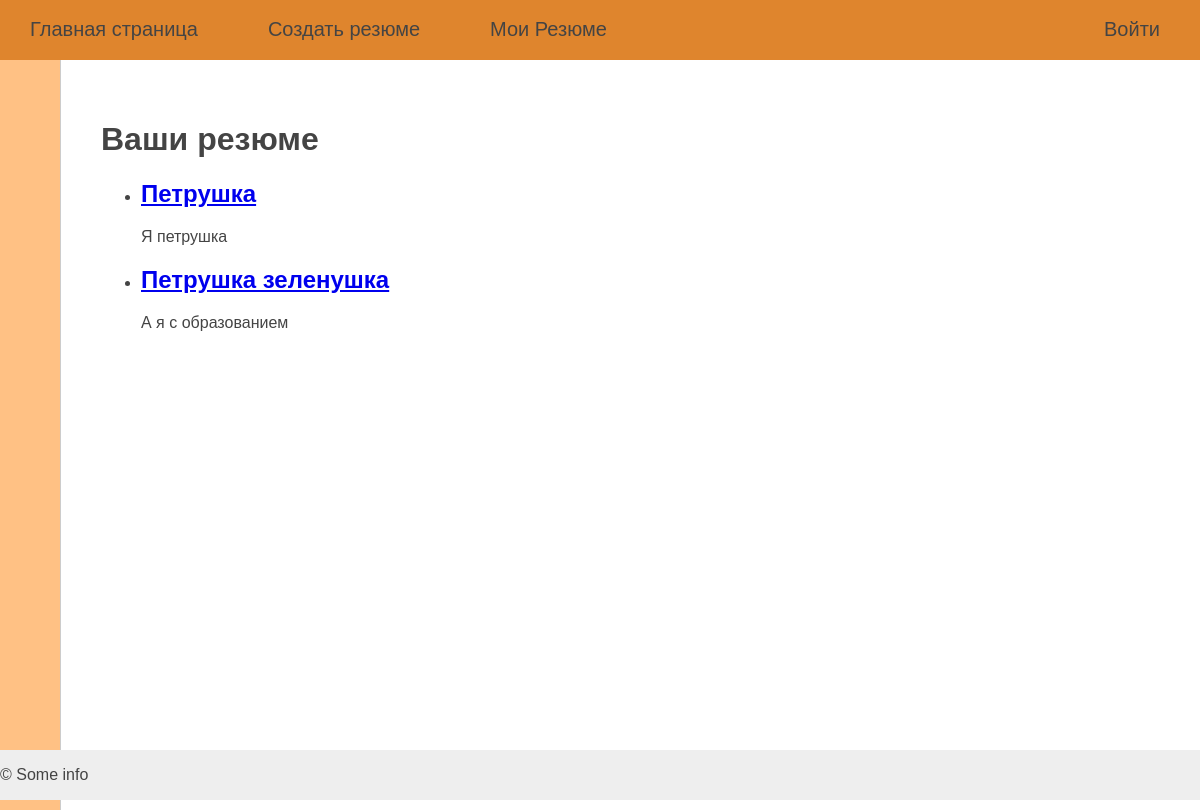
The page /myresumes/ (signed in) on the database as committed earlier.
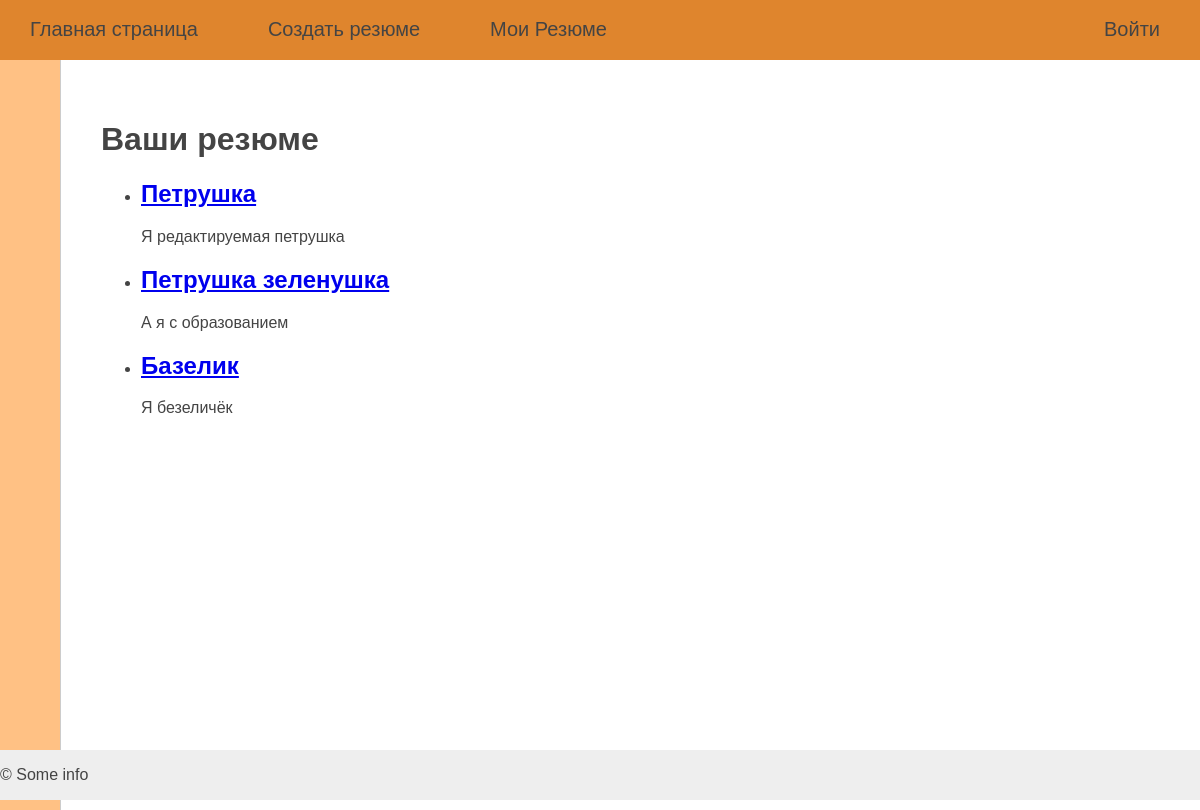
The same page on the database as committed later.
### resume/models.py (models this page shows)
class Resume(models.Model):
    title = models.CharField(max_length=255, verbose_name='Должность')
    slug = models.SlugField(max_length=255, unique=True,
                            db_index=True, verbose_name='URL')
    letter = models.TextField(blank=True, verbose_name='Сопроводительное письмо')
    photo = models.ImageField(upload_to='photos/%Y/%m/%d', blank=True)
    time_created = models.DateTimeField(auto_now_add=True)
    time_updated = models.DateTimeField(auto_now=True)
    is_shown = models.BooleanField(default=True)
    user = models.ForeignKey(User, on_delete=models.CASCADE)
    def get_absolute_url(self):
        return reverse('resume', kwargs={'resume_slug': self.slug})

### resume/views.py (the view)
# urls.py: path('myresumes/', MyResumes.as_view(), name='my_resumes'),
class MyResumes(LoginRequiredMixin, MenuMixin, ListView):
    model = Resume
    template_name = 'resume/my_resumes.html'
    login_url = reverse_lazy('home', kwargs={'page': 1})
    context_object_name = 'resumes'
    def get_context_data(self, *, object_list=None, **kwargs):
        context = super().get_context_data(**kwargs)
        c_def = self.get_user_context(title="Мои резюме",
                                      sidebar=False,
                                      )
        return dict(list(context.items()) + list(c_def.items()))
    def get_queryset(self):
        return Resume.objects.filter(user=User.objects.get(username=self.request.user.username))

### resume/utils.py (called while the page is built)
    def get_user_context(self, **kwargs):
        user_menu = menu.copy()
        if not self.request.user.is_authenticated:
            user_menu.pop(1)
            user_menu.pop(1)
        context = kwargs
        context['menu'] = user_menu
        context['username'] = self.request.user.username
        context['card_filter'] = card_filter
        return context

### resume/templates/resume/my_resumes.html
{% extends 'resume/base.html' %}
{% block content %}
<h1>Ваши резюме</h1>
<ul>
    {% for r in resumes %}
    <li><a href="{{r.get_absolute_url}}">
     <h2>{{r.title}}</h2></a>
        <p> {{r.letter}}</p>
    </li>
    {% endfor %}
</ul>
{% endblock content %}

Rows that differ between the two databases and show on the page:
changed Resume "Петрушка": letter "Я петрушка" → "Я редактируемая петрушка"
added Resume: title "Базелик", letter "Я безеличёк"
